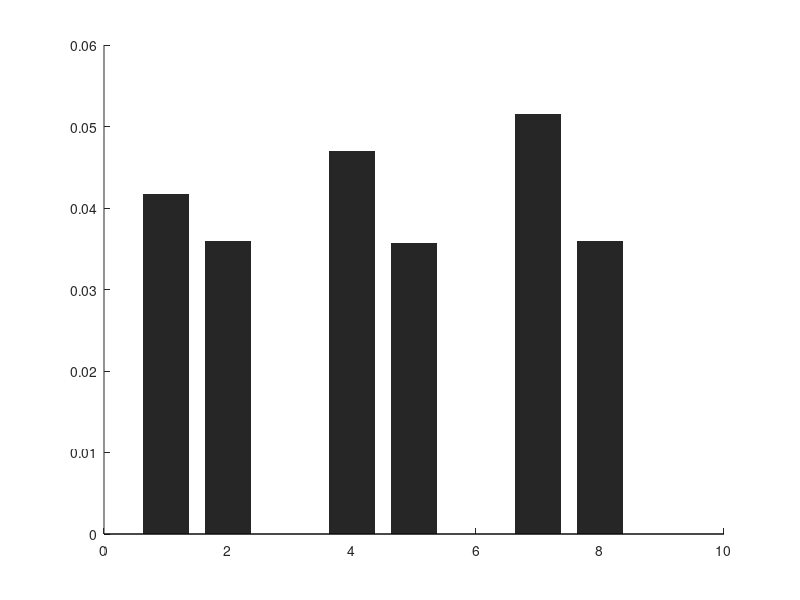

This figure's MATLAB source: (Note: this script raises an error after producing the figure.)

% =========================================================================
% Distance to Centroid (Delta R^2)
% Reactivation group vs. Control group
% Grouped by test phase: Pre, Post1, Post2
% Bar plot + individual subject scatter + SEM error bars
% =========================================================================

% -------------------------------------------------------------------------
% 1. Input data
% Rows = subjects
% Cols = Pre, Post1, Post2
% -------------------------------------------------------------------------
load('Fig_S10f.mat');

% -------------------------------------------------------------------------
% 2. Compute mean and SEM
% -------------------------------------------------------------------------

mean_react = mean(react_data, 1, 'omitnan');
mean_ctrl  = mean(ctrl_data, 1, 'omitnan');

sem_react = std(react_data, 0, 1, 'omitnan') ./ ...
    sqrt(sum(isfinite(react_data), 1));

sem_ctrl = std(ctrl_data, 0, 1, 'omitnan') ./ ...
    sqrt(sum(isfinite(ctrl_data), 1));

% Order: Pre React, Pre Control,
%        Post1 React, Post1 Control,
%        Post2 React, Post2 Control

Y = [
    mean_react(1), mean_ctrl(1), ...
    mean_react(2), mean_ctrl(2), ...
    mean_react(3), mean_ctrl(3)
];

SE = [
    sem_react(1), sem_ctrl(1), ...
    sem_react(2), sem_ctrl(2), ...
    sem_react(3), sem_ctrl(3)
];

% -------------------------------------------------------------------------
% 3. Color definition
% -------------------------------------------------------------------------

c_react = [21, 114, 161] / 255;  % Deep blue (#1572A1)
c_ctrl  = [154, 208, 236] / 255; % Light blue (#9AD0EC)

bar_colors = [
    c_react
    c_ctrl
    c_react
    c_ctrl
    c_react
    c_ctrl
];

% -------------------------------------------------------------------------
% 4. Figure setup
% -------------------------------------------------------------------------

figure('Name', 'Distance to Centroid', ...
    'Position', [100, 100, 760, 460], ...
    'Color', 'w');

ax = axes;
hold(ax, 'on');

% Two bars per test phase, with gaps between phases
x_pos = [1 2 4 5 7 8];

bar_width = 0.75;

% -------------------------------------------------------------------------
% 5. Plot bars
% -------------------------------------------------------------------------

b = bar(ax, x_pos, Y, bar_width, ...
    'FaceColor', 'flat', ...
    'EdgeColor', 'none');

for i = 1:6
    b.CData(i, :) = bar_colors(i, :);
end

% -------------------------------------------------------------------------
% 6. Overlay individual subject scatter using beeswarm
% -------------------------------------------------------------------------

marker_size = 35;

% Each test phase: Reactivation group followed by Control group
for phase = 1:3

    % Reactivation group
    vals = react_data(:, phase);
    vals = vals(isfinite(vals));

    col_react = 2 * phase - 1;
    x_scatter = repmat(x_pos(col_react), numel(vals), 1);

    beeswarm(x_scatter, vals, ...
        'sort_style', 'up', ...
        'use_current_axes', true, ...
        'colormap', c_react, ...
        'MarkerFaceAlpha', 1, ...
        'MarkerEdgeColor', 'white');

    % Control group
    vals = ctrl_data(:, phase);
    vals = vals(isfinite(vals));

    col_ctrl = 2 * phase;
    x_scatter = repmat(x_pos(col_ctrl), numel(vals), 1);

    beeswarm(x_scatter, vals, ...
        'sort_style', 'up', ...
        'use_current_axes', true, ...
        'colormap', c_ctrl, ...
        'MarkerFaceAlpha', 1, ...
        'MarkerEdgeColor', 'white');

end

% Resize scatter markers
scatter_handles = findobj(ax, 'Type', 'Scatter');

for k = 1:numel(scatter_handles)
    scatter_handles(k).SizeData = marker_size;
end

% Ensure bars are behind scatter and error bars
set(ax, 'SortMethod', 'childorder');

% -------------------------------------------------------------------------
% 7. Plot SEM error bars
% -------------------------------------------------------------------------

errorbar(ax, x_pos, Y, SE, ...
    'Color', [0.35, 0.35, 0.35], ...
    'LineStyle', 'none', ...
    'LineWidth', 1.3, ...
    'CapSize', 4);

% -------------------------------------------------------------------------
% 8. Axis formatting
% -------------------------------------------------------------------------

ylabel(ax, 'Distance to Centroid (\Delta R^2)', ...
    'FontSize', 18, ...
    'FontName', 'Arial');

xlim(ax, [0.3 8.7]);

% Center labels for each pair of bars
phase_centers = [1.5 4.5 7.5];

xticks(ax, phase_centers);
xticklabels(ax, {'Pre', 'Post1', 'Post2'});

ylim(ax, [0 0.1]);
yticks(ax, 0:0.01:0.1);

set(ax, ...
    'FontName', 'Arial', ...
    'FontSize', 14, ...
    'LineWidth', 1.2, ...
    'TickDir', 'out', ...
    'TickLength', [0.015, 0.015]);

box(ax, 'off');
ax.XAxis.TickLength = [0 0];

% -------------------------------------------------------------------------
% 9. Legend: Group
% -------------------------------------------------------------------------

dummy_react = scatter(nan, nan, 80, 's', 'filled', ...
    'MarkerFaceColor', c_react, ...
    'MarkerEdgeColor', 'none');

dummy_ctrl = scatter(nan, nan, 80, 's', 'filled', ...
    'MarkerFaceColor', c_ctrl, ...
    'MarkerEdgeColor', 'none');

lgd = legend(ax, [dummy_react, dummy_ctrl], ...
    {'Reactivation group', 'Control group'}, ...
    'Location', 'southoutside', ...
    'Orientation', 'horizontal');

lgd.Box = 'off';
lgd.FontName = 'Arial';
lgd.FontSize = 13;

hold(ax, 'off');

% -------------------------------------------------------------------------
% 10. Export (optional)
% -------------------------------------------------------------------------

% exportgraphics(gcf, ...
%     'Distance_to_Centroid_bar_scatter.png', ...
%     'Resolution', 600);

% exportgraphics(gcf, ...
%     'Distance_to_Centroid_bar_scatter.pdf', ...
%     'ContentType', 'vector');
